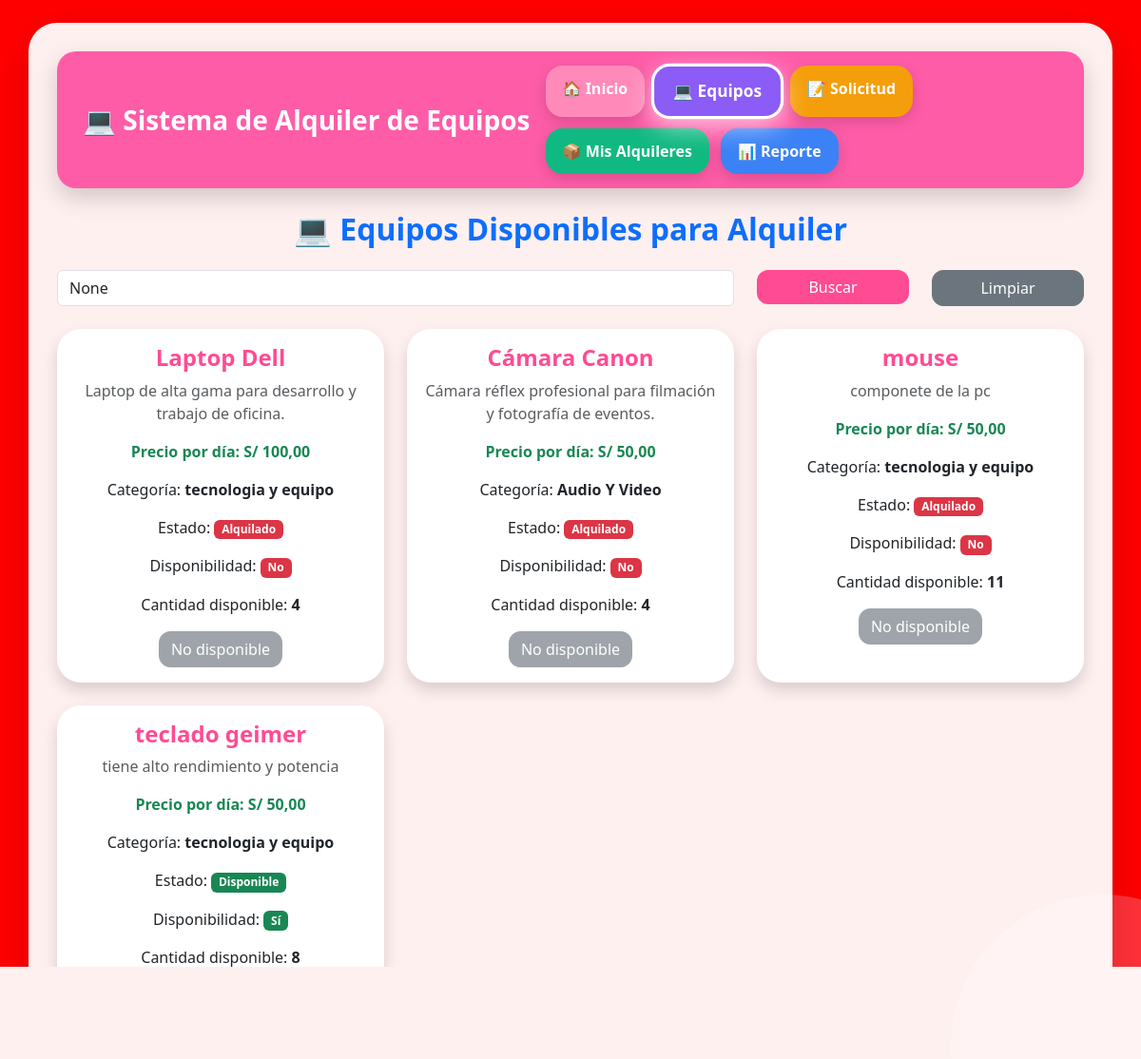
/productos/, run on the app's committed database.
### pedidos/models.py (models this page shows, shortened)
class Producto(models.Model):
    nombre = models.CharField(max_length=100)
    descripcion = models.TextField()
    categoria = models.ForeignKey(
        Categoria,
        on_delete=models.SET_NULL,
        null=True
    )
    precio = models.DecimalField(
        max_digits=8,
        decimal_places=2
    )
    stock = models.IntegerField(default=1)
    activo = models.BooleanField(default=True)
    disponible = models.BooleanField(default=True)
    ESTADOS = [
        ('Disponible', 'Disponible'),
        ('Alquilado', 'Alquilado'),
        ('Mantenimiento', 'Mantenimiento'),
    ]
    estado = models.CharField(
        max_length=20,
        choices=ESTADOS,
        default='Disponible'
    )

class Categoria(models.Model):
    nombre = models.CharField(max_length=100)
    def __str__(self):
        return self.nombre

### pedidos/views.py (the view)
# urls.py: path("productos/", views.lista_productos, name="lista_productos"),
def lista_productos(request):
    buscar = request.GET.get("buscar")
    productos = Producto.objects.all()
    if buscar:
        productos = productos.filter(nombre__icontains=buscar)
    return render(
        request,
        "productos/lista.html",
        {
            "productos": productos,
            "buscar": buscar
        }
    )

### pedidos/templates/productos/lista.html (shortened to what this page needs)
{% extends 'base.html' %}
{% block content %}
<h2 class="text-center text-primary mb-4">
    💻 Equipos Disponibles para Alquiler
</h2>
<form method="GET" class="mb-4">
    <div class="row">
        <div class="col-md-8">
            <input
                type="text"
                name="buscar"
                class="form-control"
                placeholder="Buscar equipo..."
                value="{{ buscar }}">
        </div>
        <div class="col-md-2">
            <button class="btn btn-primary w-100">
                Buscar
            </button>
        </div>
        <div class="col-md-2">
            <a href="{% url 'lista_productos' %}"
            class="btn btn-secondary w-100">
                Limpiar
            </a>
        </div>
    </div>
</form>
<div class="row">
{% for p in productos %}
<div class="col-md-4 mb-4">
    <div class="card shadow h-100">
        <div class="card-body text-center">
            <h4>{{ p.nombre }}</h4>
            {% if p.descripcion %}
            <p class="text-muted">
                {{ p.descripcion }}
            </p>
            {% endif %}
        <p class="fw-bold text-success">
    Precio por día: S/ {{ p.precio }}
</p>
<p>
    Categoría:
    <strong>{{ p.categoria }}</strong>
</p>
<p>
    Estado:
    {% if p.estado == "Disponible" %}
        <span class="badge bg-success">
            Disponible
        </span>
    {% elif p.estado == "Alquilado" %}
        <span class="badge bg-danger">
            Alquilado
        </span>
    {% else %}
        <span class="badge bg-warning text-dark">
            Mantenimiento
        </span>
    {% endif %}
</p>
<p>
    Disponibilidad:
    {% if p.disponible %}
        <span class="badge bg-success">
            Sí
        </span>
    {% else %}
        <span class="badge bg-danger">
            No
        </span>
    {% endif %}
</p>
<p>
    Cantidad disponible:
    <strong>{{ p.stock }}</strong>
</p>
            {% if p.disponible %}
            <a href="{% url 'agregar' p.id %}"
            class="btn btn-success">
            </a>
            {% else %}
            <button class="btn btn-secondary" disabled>
                No disponible
            </button>
            {% endif %}
        </div>
    </div>
</div>
{% endfor %}
</div>
{% endblock %}

### pedidos/templates/base.html (shortened to what this page needs)
{% load static %}
<!DOCTYPE html>
<html lang="es">
<head>
    <link href="https://cdn.jsdelivr.net/npm/bootstrap@5.3.0/dist/css/bootstrap.min.css" rel="stylesheet">
    <link rel="stylesheet" href="{% static 'css/style.css' %}">
</head>
<body>
<div class="container mt-4">
    <nav class="navbar navbar-expand-lg mb-4">
        <div class="container-fluid">
            <a class="navbar-brand fw-bold" href="/inicio/">
                💻 Sistema de Alquiler de Equipos
            </a>
            <div class="menu">
                <a href="/inicio/" class="menu-btn {% if request.path == '/inicio/' %}activo inicio{% endif %}">
                    🏠 Inicio
                </a>
                <a href="/productos/" class="menu-btn {% if request.path == '/productos/' %}activo equipos{% endif %}">
                    💻 Equipos
                </a>
                <a href="/carrito/" class="menu-btn {% if request.path == '/carrito/' %}activo solicitud{% endif %}">
                    📝 Solicitud
                </a>
                <a href="/mis-pedidos/" class="menu-btn {% if request.path == '/mis-pedidos/' %}activo pedidos{% endif %}">
                    📦 Mis Alquileres
                </a>
                <a href="{% url 'reporte_ventas' %}" class="menu-btn {% if request.resolver_match.url_name == 'reporte_ventas' %}activo reporte{% endif %}">
                    📊 Reporte
                </a>
            </div>
        </div>
    </nav>
    {% block content %}
    {% endblock %}
</div>
</body>
</html>

### static/css/style.css (style rules this page uses)
body { margin:0; padding:0; font-family:'Segoe UI',sans-serif; background-image:url("../img/fondo_tecnologico.png"); background-size:cover; background-position:center; background-repeat:no-repeat; background-attachment:fixed; min-height:100vh; position:relative; overflow-x:hidden; }
body::after { content:""; position:fixed; width:320px; height:320px; background:#ffc3df; border-radius:50%; bottom:-120px; right:-120px; opacity:.25; z-index:-3; }
.container { background:rgba(255,255,255,.94); border-radius:30px; padding:30px; margin-top:25px; box-shadow:0 15px 40px rgba(0,0,0,.15); }
.navbar { background:#ff5ca8 !important; border-radius:20px; padding:15px; box-shadow:0 10px 25px rgba(0,0,0,.18); }
.navbar-brand { color:white !important; font-size:28px; font-weight:bold; }
.menu { display:flex; gap:10px; flex-wrap:wrap; }
.menu-btn { text-decoration:none; color:white; background:#ff89c0; padding:10px 18px; border-radius:15px; transition:.30s; font-weight:600; }
.activo { background:white; color:#ff2f88; box-shadow:0 6px 15px rgba(255,105,180,.45); }
.card { border:none; border-radius:25px; box-shadow:0 12px 25px rgba(0,0,0,.15); transition:.30s; }
.btn { border-radius:12px; }
.btn-primary { background:#ff4b93; border:none; }
.btn-success { background:#ff79b7; border:none; }
h1,h2,h3,h4,h5 { color:#ff4b93; font-weight:bold; }
.menu { display:flex; gap:12px; flex-wrap:wrap; }
.menu-btn { padding:12px 18px; text-decoration:none; color:white; font-weight:bold; border-radius:18px; transition:.35s; box-shadow:0 5px 15px rgba(0,0,0,.15); }
.menu a:nth-child(1) { background:#ff8ab9; }
.menu a:nth-child(2) { background:#8b5cf6; }
.menu a:nth-child(3) { background:#f59e0b; }
.menu a:nth-child(4) { background:#10b981; }
.menu a:nth-child(5) { background:#3b82f6; }
.activo { transform:scale(1.08); border:3px solid white; box-shadow:0 8px 25px rgba(255,255,255,.6); }
body { background: red !important; }

### data on the page
Producto: nombre "Laptop Dell", descripcion "Laptop de alta gama para desarrollo y trabajo de oficina.", precio "100,00", categoria "tecnologia y equipo", estado "Alquilado", disponible "No", stock "4"
Producto: nombre "Cámara Canon", descripcion "Cámara réflex profesional para filmación y fotografía de eventos.", precio "50,00", categoria "Audio Y Video", estado "Alquilado", disponible "No", stock "4"
Producto: nombre "mouse", descripcion "componete de la pc", precio "50,00", categoria "tecnologia y equipo", estado "Alquilado", disponible "No", stock "11"
Producto: nombre "teclado geimer", descripcion "tiene alto rendimiento y potencia", precio "50,00", categoria "tecnologia y equipo", estado "Disponible", disponible "Sí", stock "8"
